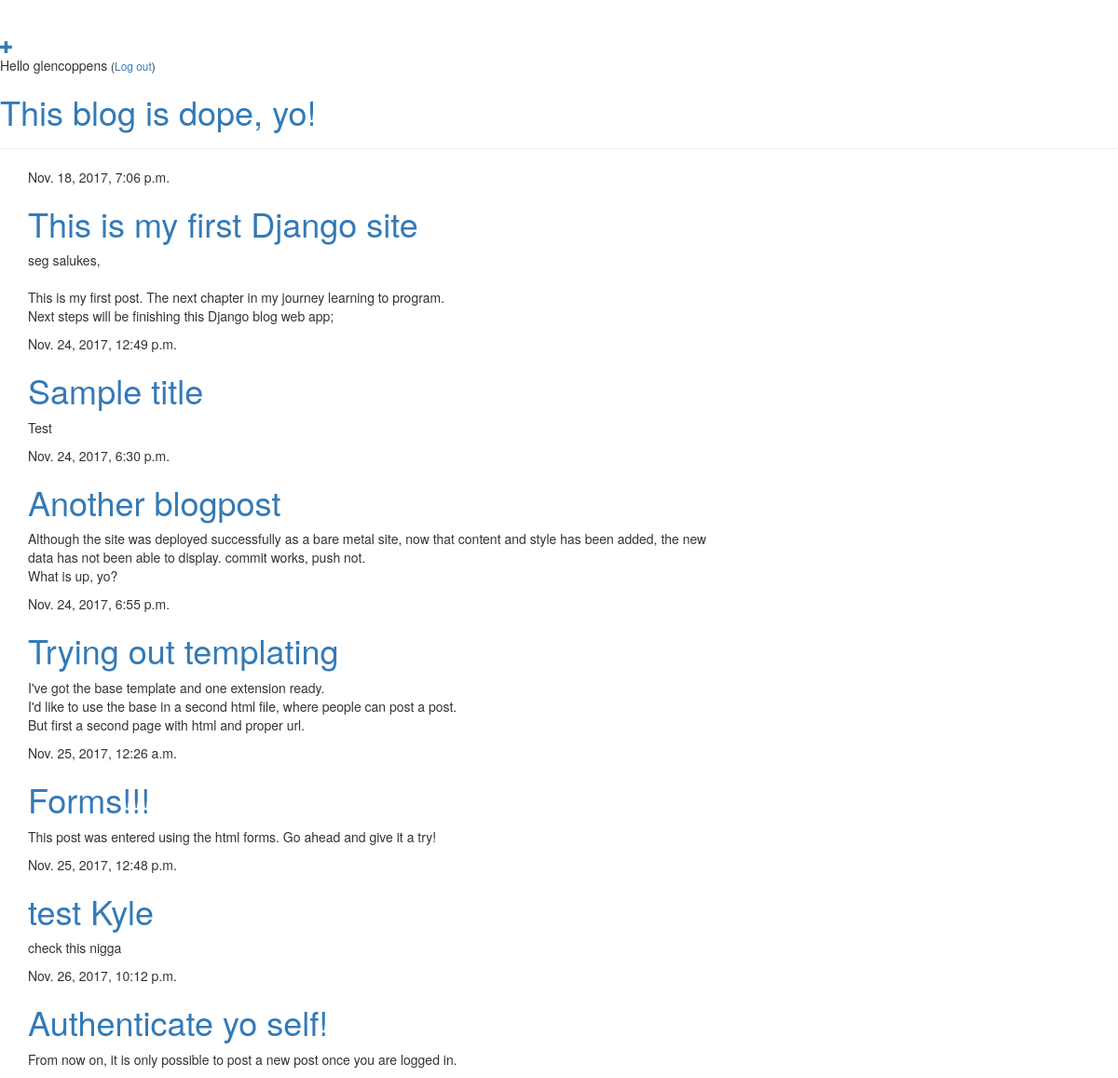
The app's page / (signed in) with its own data.
### blog/models.py (models this page shows, shortened)
class Post(models.Model):
    author = models.ForeignKey('auth.User')
    title = models.CharField(max_length=200)
    text = models.TextField()
    created_date = models.DateTimeField(
            default=timezone.now)
    published_date = models.DateTimeField(
            blank=True, null=True)

### blog/views.py (the view)
# urls.py: url(r'^$', views.post_list, name='post_list'),
def post_list(request):
    posts = Post.objects.filter(published_date__lte=timezone.now()).order_by('published_date')
    return render(request, 'blog/post_list.html', {'posts': posts})

### blog/templates/blog/post_list.html
{% extends 'blog/base.html' %}
{% block content %}
    {% for post in posts %}
        <div class="post">
            <div class="date">
                {{ post.published_date }}
            </div>
            <h1><a href="{% url 'post_detail' pk=post.pk %}">{{ post.title }}</a></h1>
            <p>{{ post.text|linebreaksbr }}</p>
        </div>
    {% endfor %}
{% endblock %}

### blog/templates/blog/base.html (shortened to what this page needs)
<!DOCTYPE html>
<html lang="en">
<head>
    <link rel="stylesheet" href="//maxcdn.bootstrapcdn.com/bootstrap/3.2.0/css/bootstrap.min.css">
    <link rel="stylesheet" href="//maxcdn.bootstrapcdn.com/bootstrap/3.2.0/css/bootstrap-theme.min.css">
</head>
<body>
   <div class="page-header">
        {% if user.is_authenticated %}
            <a href="{% url 'post_new' %}" class="top-menu"><span class="glyphicon glyphicon-plus"></span></a>
            <p class="top-menu">Hello {{ user.username }} <small>(<a href="{% url 'logout' %}">Log out</a>)</small></p>
        {% else %}
            <a href="{% url 'login' %}" class="top-menu"><span class="glyphicon glyphicon-lock"></span></a>
        {% endif %}
        <h1><a href="/"> This blog is dope, yo!</a></h1>
    </div>
    <div class="content container">
        <div class="row">
            <div class="col-md-8">
            {% block content %}
            {% endblock %}
            </div>
        </div>
    </div>
</body>
</html>

### records on screen
Post: published_date "Nov. 18, 2017, 7:06 p.m.", title "This is my first Django site", text "seg salukes, This is my first post. The next chapter in my journey learning to program. Next steps will be finishing this Django blog web app;"
Post: published_date "Nov. 24, 2017, 12:49 p.m.", title "Sample title", text "Test"
Post: published_date "Nov. 24, 2017, 6:30 p.m.", title "Another blogpost", text "Although the site was deployed successfully as a bare metal site, now that content and style has been added, the new data has not been able to display. commit works, push not. What is up, yo?"
Post: published_date "Nov. 24, 2017, 6:55 p.m.", title "Trying out templating", text "I've got the base template and one extension ready. I'd like to use the base in a second html file, where people can post a post. But first a second page with html and proper url."
Post: published_date "Nov. 25, 2017, 12:26 a.m.", title "Forms!!!", text "This post was entered using the html forms. Go ahead and give it a try!"
Post: published_date "Nov. 25, 2017, 12:48 p.m.", title "test Kyle", text "check this nigga"
Post: published_date "Nov. 26, 2017, 10:12 p.m.", title "Authenticate yo self!", text "From now on, it is only possible to post a new post once you are logged in."

### other values on screen
{{ user.username }} "glencoppens"
